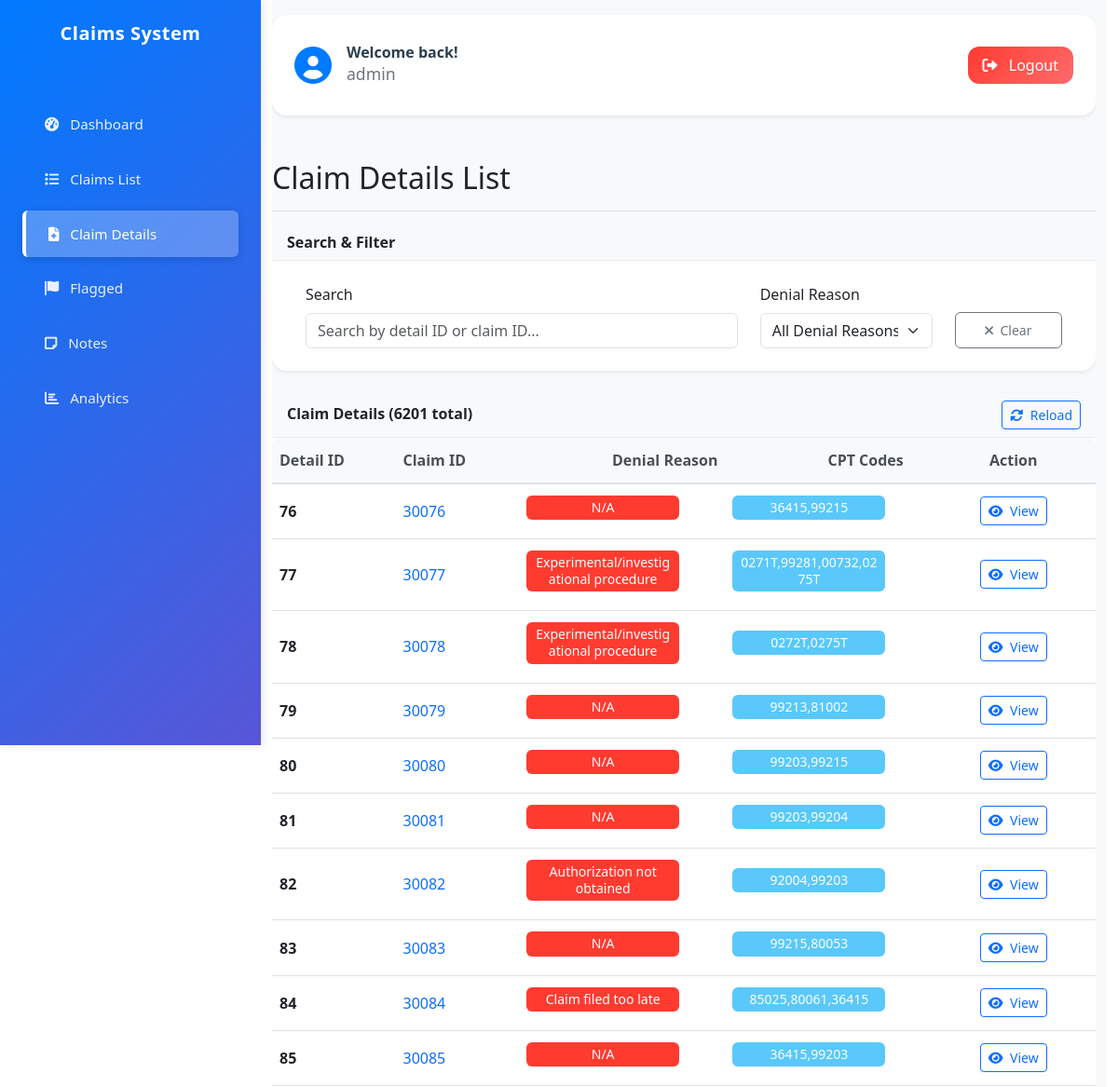
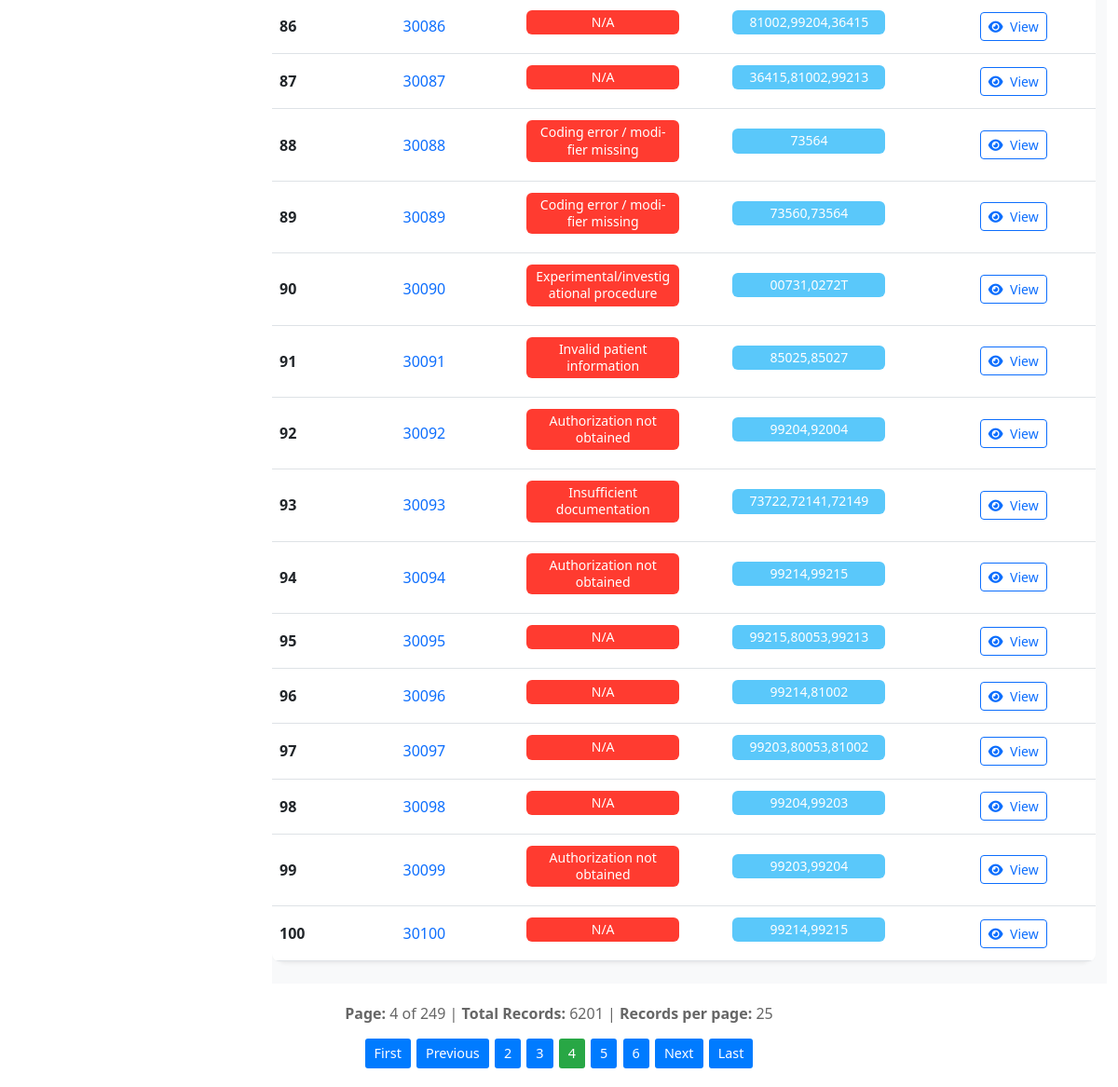
Screenshot of /dashboard/claim-details/?page=4 (signed in) with the database file from the repository (2 pictures, top to bottom).
### backend/claims/models.py (models this page shows, shortened)
class ClaimDetail(models.Model):
    id = models.IntegerField(primary_key=True)
    claim_id = models.BigIntegerField()
    denial_reason = models.CharField(max_length=500, blank=True, null=True)
    cpt_codes = models.CharField(max_length=500, blank=True, null=True)
    class Meta:
        db_table = 'claim_detail'
        verbose_name = 'Claim Detail'
        verbose_name_plural = 'Claim Details'

### backend/claims/views.py (the view)
# urls.py: path('claim-details/', views.claim_details_list, name='claim_details_list'),
@login_required
def claim_details_list(request):
    details = ClaimDetail.objects.all()
    search_query = request.GET.get('search', '')
    if search_query:
        details = details.filter(
            Q(claim_id__icontains=search_query) |
            Q(denial_reason__icontains=search_query) |
            Q(cpt_codes__icontains=search_query)
        )
    denial_filter = request.GET.get('denial_reason', '')
    if denial_filter:
        if denial_filter == 'No Denial':
            details = details.filter(denial_reason__isnull=True) | details.filter(denial_reason='')
        else:
            details = details.filter(denial_reason=denial_filter)
    denial_reasons = ClaimDetail.objects.exclude(
        denial_reason__isnull=True
    ).exclude(
        denial_reason=''
    ).values_list('denial_reason', flat=True).distinct()
    details = details.order_by('id')  # Order by ID for consistent pagination
    paginator = Paginator(details, 25)
    page_number = request.GET.get('page')
    page_obj = paginator.get_page(page_number)
    context = {
        'page_obj': page_obj,
        'search_query': search_query,
        'denial_filter': denial_filter,
        'denial_reasons': denial_reasons,
    }
    return render(request, 'claims/claim_details_list.html', context)

### frontend/templates/claims/claim_details_list.html (shortened to what this page needs)
{% extends 'base.html' %}
{% block content %}
<div class="d-flex justify-content-between align-items-center pt-3 pb-2 mb-3 border-bottom">
    <h1 class="h2 fs-2">Claim Details List</h1>
</div>
<div class="card shadow-sm mb-4" x-data="{
    searchQuery: '{{ search_query }}'
}">
    <div class="card-header bg-light">
        <h6 class="m-0 fw-bold fs-6">Search & Filter</h6>
    </div>
    <div class="card-body p-4">
                <form method="get" class="row g-3" id="searchForm" onsubmit="claimDetailsApplyFilters(); return false;">
            <div class="col-7">
                <label for="search" class="form-label">Search</label>
                <input type="text" class="form-control" id="search" name="search"
                       value="{{ search_query }}" placeholder="Search by detail ID or claim ID..." oninput="debouncedClaimDetailsSearch()">
            </div>
            <div class="col-3">
                <label for="denial_reason" class="form-label">Denial Reason</label>
                <select class="form-select" id="denial_reason" name="denial_reason" onchange="claimDetailsApplyFilters()">
                    <option value="">All Denial Reasons</option>
                </select>
            </div>
            <div class="col-2 d-flex align-items-end">
                <button type="button" class="btn btn-outline-secondary btn-clear" onclick="document.getElementById('search').value=''; document.getElementById('denial_reason').value=''; claimDetailsApplyFilters(true);">
                    <i class="fas fa-times me-1"></i>
                    <span class="">Clear</span>
                </button>
            </div>
        </form>
    </div>
</div>
<div class="card shadow-sm" id="claim-details-results">
    <div class="card-header bg-light d-flex justify-content-between align-items-center">
        <h6 class="m-0 fw-bold fs-6">Claim Details ({{ page_obj.paginator.count }} total)</h6>
        <div class="btn-group" role="group">
            <button type="button" class="btn btn-outline-primary btn-sm" onclick="reloadClaimDetails()">
                <i class="fas fa-sync-alt me-1"></i>
                <span class="">Reload</span>
            </button>
        </div>
    </div>
    <div class="card-body p-0">
                    <div class="table-responsive claim-line-items">
                        <table class="table table-hover table-sm mb-0">
                            <thead class="table-light">
                                <tr>
                                                                <th class="text-nowrap" style="width: 15%;">Detail ID</th>
                            <th class="text-nowrap" style="width: 15%;">Claim ID</th>
                            <th class="text-nowrap" style="width: 25%; padding-left: 100px;">Denial Reason</th>
                            <th class="text-nowrap" style="width: 25%; padding-left: 110px;">CPT Codes</th>
                            <th class="text-nowrap text-center" style="width: 20%;">Action</th>
                                </tr>
                            </thead>
                            <tbody>
                                {% for detail in page_obj %}
                                <tr>
                                    <td class="text-nowrap align-middle"><strong>{{ detail.id }}</strong></td>
                                    <td class="text-nowrap align-middle">
                                        <a href="{% url 'claims:claim_detail' detail.claim_id %}" class="text-decoration-none">
                                            {{ detail.claim_id }}
                                        </a>
                                    </td>
                                    <td class="text-start">
                                        {% if detail.denial_reason %}
                                            <div class="bg-danger text-white rounded px-2 py-1" style="font-size: 0.875rem; white-space: normal; text-align: center; width: 80%; line-height: 1.3; margin-bottom: 0.5rem;">{{ detail.denial_reason }}</div>
                                        {% else %}
                                            <div class="bg-success text-white rounded px-2 py-1" style="font-size: 0.875rem; margin-bottom: 0.5rem;">No Denial</div>
                                        {% endif %}
                                    </td>
                                    <td class="text-nowrap">
                                        {% if detail.cpt_codes %}
                                            <div class="bg-info text-white rounded px-2 py-1" style="font-size: 0.875rem; white-space: normal; text-align: center; width: 80%; line-height: 1.3; margin-bottom: 0.5rem;">{{ detail.cpt_codes }}</div>
                                        {% else %}
                                            <span class="text-muted">-</span>
                                        {% endif %}
                                    </td>
                                    <td class="text-center align-middle">
                                        <div class="btn-group" role="group">
                                            <a href="{% url 'claims:claim_detail' detail.claim_id %}" class="btn btn-sm btn-outline-primary">
                                                <i class="fas fa-eye me-1"></i>
                                                <span class="">View</span>
                                            </a>
                                        </div>
                                    </td>
                                </tr>
                                {% endfor %}
                            </tbody>
                        </table>
                    </div>
                </div>
            </div>
        </div>
    </div>
        {% if page_obj.has_other_pages %}
        <div id="pagination-section" style="margin: 20px 0; text-align: center;">
            <div style="margin-bottom: 15px; color: #666;">
                <strong>Page:</strong> {{ page_obj.number }} of {{ page_obj.paginator.num_pages }} |
                <strong>Total Records:</strong> {{ page_obj.paginator.count }} |
                <strong>Records per page:</strong> {{ page_obj.paginator.per_page }}
            </div>
                <div style="margin-bottom: 10px;">
                    {% if page_obj.has_previous %}
                        <a href="?page=1{% if search_query %}&search={{ search_query }}{% endif %}{% if denial_filter %}&denial_reason={{ denial_filter }}{% endif %}#pagination-section"
                           style="display: inline-block; margin: 0 1px; padding: 5px 10px; background: #007bff; color: white; text-decoration: none; border-radius: 3px; font-size: 0.9rem;">
                            First
                        </a>
                        <a href="?page={{ page_obj.previous_page_number }}{% if search_query %}&search={{ search_query }}{% endif %}{% if denial_filter %}&denial_reason={{ denial_filter }}{% endif %}#pagination-section"
                           style="display: inline-block; margin: 0 1px; padding: 5px 10px; background: #007bff; color: white; text-decoration: none; border-radius: 3px; font-size: 0.9rem;">
                            Previous
                        </a>
                    {% endif %}
                    {% for num in page_obj.paginator.page_range %}
                        {% if page_obj.number == num %}
                            <span style="display: inline-block; margin: 0 1px; padding: 5px 10px; background: #28a745; color: white; border-radius: 3px; font-size: 0.9rem;">
                                {{ num }}
                            </span>
                        {% elif num > page_obj.number|add:'-3' and num < page_obj.number|add:'3' %}
                            <a href="?page={{ num }}{% if search_query %}&search={{ search_query }}{% endif %}{% if denial_filter %}&denial_reason={{ denial_filter }}{% endif %}#pagination-section"
                               style="display: inline-block; margin: 0 1px; padding: 5px 10px; background: #007bff; color: white; text-decoration: none; border-radius: 3px; font-size: 0.9rem;">
                                {{ num }}
                            </a>
                        {% endif %}
                    {% endfor %}
                    {% if page_obj.has_next %}
                        <a href="?page={{ page_obj.next_page_number }}{% if search_query %}&search={{ search_query }}{% endif %}{% if denial_filter %}&denial_reason={{ denial_filter }}{% endif %}#pagination-section"
                           style="display: inline-block; margin: 0 1px; padding: 5px 10px; background: #007bff; color: white; text-decoration: none; border-radius: 3px; font-size: 0.9rem;">
                            Next
                        </a>
                        <a href="?page={{ page_obj.paginator.num_pages }}{% if search_query %}&search={{ search_query }}{% endif %}{% if denial_filter %}&denial_reason={{ denial_filter }}{% endif %}#pagination-section"
                           style="display: inline-block; margin: 0 1px; padding: 5px 10px; background: #007bff; color: white; text-decoration: none; border-radius: 3px; font-size: 0.9rem;">
                            Last
                        </a>
                    {% endif %}
                </div>
    </div>
    {% endif %}
</div>
{% endblock %}

### frontend/templates/base.html (shortened to what this page needs)
{% load static %}
<!DOCTYPE html>
<html lang="en">
<head>
    <link href="https://cdn.jsdelivr.net/npm/bootstrap@5.3.0/dist/css/bootstrap.min.css" rel="stylesheet">
    <link href="https://cdnjs.cloudflare.com/ajax/libs/font-awesome/6.0.0/css/all.min.css" rel="stylesheet">
</head>
<body>
    <div class="container-fluid">
        <div class="row">
            <nav class="sidebar" id="sidebarOffcanvas">
                <div class="d-flex flex-column h-100">
                    <div class="text-center mb-4 px-3">
                        <h4 class="text-white">Claims System</h4>
                    </div>
                    <ul class="nav flex-column">
                        <li class="nav-item">
                            <a class="nav-link {% if request.resolver_match.url_name == 'dashboard' %}active{% endif %}" href="{% url 'claims:dashboard' %}">
                                <i class="fas fa-tachometer-alt me-2"></i>
                                Dashboard
                            </a>
                        </li>
                        <li class="nav-item">
                            <a class="nav-link {% if request.resolver_match.url_name == 'claim_list' %}active{% endif %}" href="{% url 'claims:claim_list' %}">
                                <i class="fas fa-list me-2"></i>
                                Claims List
                            </a>
                        </li>
                        <li class="nav-item">
                            <a class="nav-link {% if request.resolver_match.url_name == 'claim_details_list' %}active{% endif %}" href="{% url 'claims:claim_details_list' %}">
                                <i class="fas fa-file-medical me-2"></i>
                                Claim Details
                            </a>
                        </li>
                        <li class="nav-item">
                            <a class="nav-link {% if request.resolver_match.url_name == 'flagged_claims' %}active{% endif %}" href="{% url 'claims:flagged_claims' %}">
                                <i class="fas fa-flag me-2"></i>
                                Flagged
                            </a>
                        </li>
                        <li class="nav-item">
                            <a class="nav-link {% if request.resolver_match.url_name == 'notes_list' %}active{% endif %}" href="{% url 'claims:notes_list' %}">
                                <i class="fas fa-note-sticky me-2"></i>
                                Notes
                            </a>
                        </li>
                        <li class="nav-item">
                            <a class="nav-link {% if request.resolver_match.url_name == 'analytics' %}active{% endif %}" href="{% url 'claims:analytics' %}">
                                <i class="fas fa-chart-bar me-2"></i>
                                Analytics
                            </a>
                        </li>
                    </ul>
                </div>
            </nav>
            <main class="main-content">
                <div class="pt-3 pb-2 mb-3 content-wrapper">
                    {% if user.is_authenticated %}
                    <div class="user-header">
                        <div class="d-flex justify-content-between align-items-center gap-3">
                            <div class="welcome-section">
                                <div class="welcome-icon">
                                    <i class="fas fa-user-circle"></i>
                                </div>
                                <div class="welcome-text">
                                    <h6 class="welcome-title mb-0">Welcome back!</h6>
                                    <small class="welcome-subtitle">{{ user.username }}</small>
                                </div>
                            </div>
                            <div class="logout-section">
                                <a href="{% url 'logout' %}" class="btn btn-logout">
                                    <i class="fas fa-sign-out-alt me-2"></i>
                                    Logout
                                </a>
                            </div>
                        </div>
                    </div>
                    {% endif %}
                    {% block content %}{% endblock %}
</body>
</html>

### rows the page displays
ClaimDetail: id "76", claim_id "30076", denial_reason "N/A", cpt_codes "36415,99215"
ClaimDetail: id "77", claim_id "30077", denial_reason "Experimental/investigational procedure", cpt_codes "0271T,99281,00732,0275T"
ClaimDetail: id "78", claim_id "30078", denial_reason "Experimental/investigational procedure", cpt_codes "0272T,0275T"
ClaimDetail: id "79", claim_id "30079", denial_reason "N/A", cpt_codes "99213,81002"
ClaimDetail: id "80", claim_id "30080", denial_reason "N/A", cpt_codes "99203,99215"
ClaimDetail: id "81", claim_id "30081", denial_reason "N/A", cpt_codes "99203,99204"
ClaimDetail: id "82", claim_id "30082", denial_reason "Authorization not obtained", cpt_codes "92004,99203"
ClaimDetail: id "83", claim_id "30083", denial_reason "N/A", cpt_codes "99215,80053"
ClaimDetail: id "84", claim_id "30084", denial_reason "Claim filed too late", cpt_codes "85025,80061,36415"
ClaimDetail: id "85", claim_id "30085", denial_reason "N/A", cpt_codes "36415,99203"
ClaimDetail: id "86", claim_id "30086", denial_reason "N/A", cpt_codes "81002,99204,36415"
ClaimDetail: id "87", claim_id "30087", denial_reason "N/A", cpt_codes "36415,81002,99213"
ClaimDetail: id "88", claim_id "30088", denial_reason "Coding error / modifier missing", cpt_codes "73564"
ClaimDetail: id "89", claim_id "30089", denial_reason "Coding error / modifier missing", cpt_codes "73560,73564"
ClaimDetail: id "90", claim_id "30090", denial_reason "Experimental/investigational procedure", cpt_codes "00731,0272T"
ClaimDetail: id "91", claim_id "30091", denial_reason "Invalid patient information", cpt_codes "85025,85027"
ClaimDetail: id "92", claim_id "30092", denial_reason "Authorization not obtained", cpt_codes "99204,92004"
ClaimDetail: id "93", claim_id "30093", denial_reason "Insufficient documentation", cpt_codes "73722,72141,72149"
ClaimDetail: id "94", claim_id "30094", denial_reason "Authorization not obtained", cpt_codes "99214,99215"
ClaimDetail: id "95", claim_id "30095", denial_reason "N/A", cpt_codes "99215,80053,99213"
ClaimDetail: id "96", claim_id "30096", denial_reason "N/A", cpt_codes "99214,81002"
ClaimDetail: id "97", claim_id "30097", denial_reason "N/A", cpt_codes "99203,80053,81002"
ClaimDetail: id "98", claim_id "30098", denial_reason "N/A", cpt_codes "99204,99203"
ClaimDetail: id "99", claim_id "30099", denial_reason "Authorization not obtained", cpt_codes "99203,99204"
ClaimDetail: id "100", claim_id "30100", denial_reason "N/A", cpt_codes "99214,99215"

### other values shown
{{ user.username }} "admin"
{{ page_obj.paginator.count }} "6201"
{{ page_obj.number }} "4"
{{ page_obj.paginator.num_pages }} "249"
{{ page_obj.paginator.per_page }} "25"
{{ num }} "2" "3" "5" "6"
{{ num }} "4"
